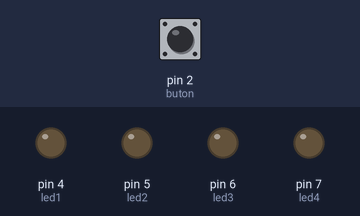
This sketch was run on a simulated Arduino Uno, built with avr-gcc and run on an emulated ATmega328P. Shown: output pins drawn as LEDs (lit = HIGH). Dashed ring = blinking. The inputs (shaded band) are chosen by the test bench; at power-on: pin 2 (buton) LOW.

Above: at 1.2 s.
1.3 s: pin 2 (buton) pulled HIGH for 0.15 s
At 2.2 s:
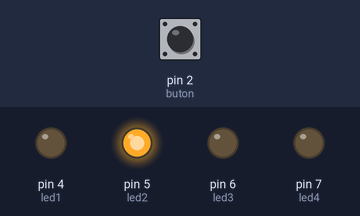
At 3.6 s:
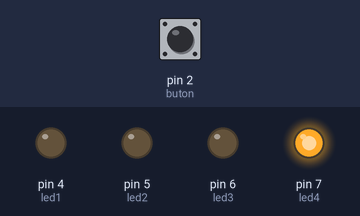
4.3 s: pin 2 (buton) pulled HIGH for 3.2 s
At 4.7 s:
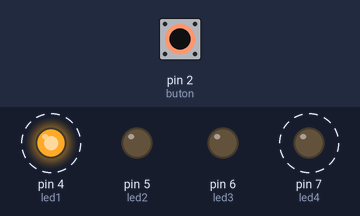
Timing chart, 0 to 9.3 s (numbered marks = the images above; inputs shaded):
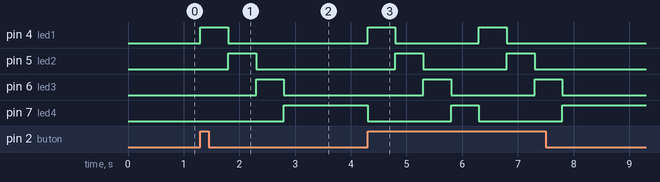

The sketch:

butonla_led_kontrol.ino
```cpp
/*  Makers Turkiye
 *  Taslak Adı: Butonla LED Kontrolü
 *  Açıklama  : butona basıldıgında ledlerin
 *  sırayla yanmasını saglayan proje
 */

int led1 = 4;
int led2 = 5;
int led3 = 6;
int led4 = 7;

int buton = 2;

void setup() {
  pinMode(buton, INPUT);

  pinMode(led1, OUTPUT);
  pinMode(led2, OUTPUT);
  pinMode(led3, OUTPUT);
  pinMode(led4, OUTPUT);
}

void loop() {
  if(digitalRead(buton)){
    digitalWrite(led1, HIGH);
    digitalWrite(led2, LOW);
    digitalWrite(led3, LOW);
    digitalWrite(led4, LOW);
    delay(500);

    digitalWrite(led1, LOW);
    digitalWrite(led2, HIGH);
    digitalWrite(led3, LOW);
    digitalWrite(led4, LOW);
    delay(500);

    digitalWrite(led1, LOW);
    digitalWrite(led2, LOW);
    digitalWrite(led3, HIGH);
    digitalWrite(led4, LOW);
    delay(500);

    digitalWrite(led1, LOW);
    digitalWrite(led2, LOW);
    digitalWrite(led3, LOW);
    digitalWrite(led4, HIGH);
    delay(500);
  }

}
```

Measured:
- after the input at 1.3 s, pin 4 (led1): LOW → HIGH at once, → LOW 0.50 s later; pin 5 (led2): LOW → HIGH after 0.50 s, → LOW 0.50 s later; pin 6 (led3): LOW → HIGH after 1.0 s, → LOW 0.50 s later; pin 7 (led4): LOW → HIGH after 1.5 s
- after the input at 4.3 s, pin 4 (led1): alternates HIGH for 0.50 s and LOW for 1.5 s, 4 changes in all, then stays LOW, starting at once; pin 5 (led2): alternates HIGH for 0.50 s and LOW for 1.5 s, 4 changes in all, then stays LOW, starting after 0.50 s
